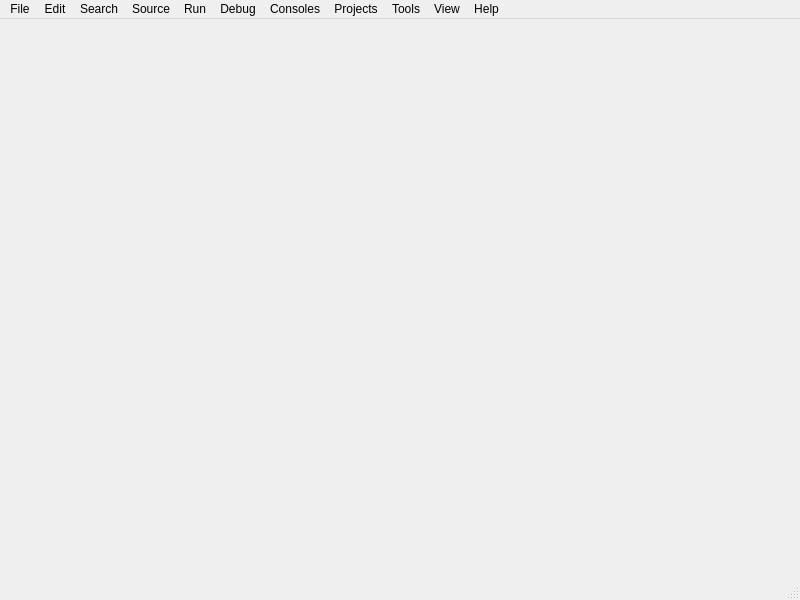
<?xml version="1.0" encoding="UTF-8"?>
<ui version="4.0">
 <class>MainWindow</class>
 <widget class="QMainWindow" name="MainWindow">
  <property name="geometry">
   <rect>
    <x>0</x>
    <y>0</y>
    <width>800</width>
    <height>600</height>
   </rect>
  </property>
  <property name="windowTitle">
   <string>MainWindow</string>
  </property>
  <widget class="QWidget" name="centralwidget"/>
  <widget class="QMenuBar" name="menubar">
   <property name="geometry">
    <rect>
     <x>0</x>
     <y>0</y>
     <width>800</width>
     <height>17</height>
    </rect>
   </property>
   <widget class="QMenu" name="menuFile">
    <property name="title">
     <string>File</string>
    </property>
    <addaction name="actionNew_File"/>
    <addaction name="separator"/>
    <addaction name="actionOpen"/>
    <addaction name="actionOpen_last_closed"/>
    <addaction name="actionOpen_Recent"/>
    <addaction name="separator"/>
    <addaction name="actionSave"/>
    <addaction name="actionSave_as"/>
    <addaction name="actionSave_as_2"/>
    <addaction name="actionSave_copy_as"/>
    <addaction name="actionRvert"/>
    <addaction name="separator"/>
    <addaction name="actionPrint_preview"/>
    <addaction name="actionPrint"/>
    <addaction name="separator"/>
    <addaction name="actionClose"/>
    <addaction name="actionClose_all"/>
    <addaction name="separator"/>
    <addaction name="actionFile_switcher"/>
    <addaction name="actionSymbol_Finder"/>
    <addaction name="separator"/>
    <addaction name="actionRestart"/>
    <addaction name="actionRestart_in_debug_mode"/>
    <addaction name="actionQuit"/>
   </widget>
   <widget class="QMenu" name="menuEdit">
    <property name="title">
     <string>Edit</string>
    </property>
    <addaction name="actionUndo"/>
    <addaction name="actionRedo"/>
    <addaction name="separator"/>
    <addaction name="actionCut"/>
    <addaction name="actionCopy"/>
    <addaction name="actionPaste"/>
    <addaction name="actionSelect_all"/>
    <addaction name="separator"/>
    <addaction name="actionCommont"/>
    <addaction name="actionAdd_Block_Comment"/>
    <addaction name="actionRemove_block_comment"/>
    <addaction name="separator"/>
    <addaction name="actionIndent"/>
    <addaction name="actionUnindent"/>
    <addaction name="separator"/>
    <addaction name="actionToggle_Uppercase"/>
    <addaction name="actionToggle_Lowercase"/>
   </widget>
   <widget class="QMenu" name="menuSearch">
    <property name="title">
     <string>Search</string>
    </property>
    <addaction name="actionFind_text"/>
    <addaction name="actionFind_next"/>
    <addaction name="actionFind_previous"/>
    <addaction name="actionReplace_text"/>
    <addaction name="actionGo_to_line"/>
    <addaction name="separator"/>
    <addaction name="actionFind_in_files"/>
   </widget>
   <widget class="QMenu" name="menuSource">
    <property name="title">
     <string>Source</string>
    </property>
    <addaction name="actionShow_blank_Spaces"/>
    <addaction name="actionScroll_past_the_end"/>
    <addaction name="actionShow_indent"/>
    <addaction name="actionShow_code_folding"/>
    <addaction name="actionShow_selecter"/>
    <addaction name="actionShow_code"/>
    <addaction name="actionShow_docstyle_warnings"/>
    <addaction name="actionUnderline_errors_and_warnings"/>
    <addaction name="separator"/>
    <addaction name="actionShow_todo_list"/>
    <addaction name="actionShow_warning_error_list"/>
    <addaction name="actionPrevious_warning_error"/>
    <addaction name="actionNext_warning_error"/>
    <addaction name="separator"/>
    <addaction name="actionLast"/>
    <addaction name="actionPrevious"/>
    <addaction name="actionFix_indentation"/>
    <addaction name="actionFormat_file"/>
    <addaction name="separator"/>
    <addaction name="actionRun_code"/>
   </widget>
   <widget class="QMenu" name="menuRun">
    <property name="title">
     <string>Run</string>
    </property>
    <addaction name="actionRun"/>
    <addaction name="actionRun_cell"/>
    <addaction name="actionRun_cell_and_advance"/>
    <addaction name="actionRe_run_last_cell"/>
    <addaction name="separator"/>
    <addaction name="actionRun_selection_or_current_line"/>
    <addaction name="actionRun_to_current_line"/>
    <addaction name="actionRun_from_current_line"/>
    <addaction name="actionRe_run_last_script"/>
    <addaction name="actionConfiguration_per_file"/>
    <addaction name="separator"/>
    <addaction name="actionRun_profiler"/>
   </widget>
   <widget class="QMenu" name="menuDebug">
    <property name="title">
     <string>Debug</string>
    </property>
    <addaction name="actionDebug"/>
    <addaction name="actionDebug_cell"/>
    <addaction name="actionStep"/>
    <addaction name="actionStep_into"/>
    <addaction name="actionStep_Return"/>
    <addaction name="actionContinue"/>
    <addaction name="actionStop"/>
    <addaction name="separator"/>
    <addaction name="actionSet_Clear_breakpoint"/>
    <addaction name="actionSet_Edit_conditional_breakpoint"/>
    <addaction name="actionClear_breakpoint_in_all_files"/>
    <addaction name="separator"/>
    <addaction name="actionList_breakpoint"/>
   </widget>
   <widget class="QMenu" name="menuConsoles">
    <property name="title">
     <string>Consoles</string>
    </property>
    <addaction name="actionNew_console_default_settings"/>
    <addaction name="actionSpecial_consoles"/>
    <addaction name="actionConnect_to_an_exiting_kernel"/>
    <addaction name="separator"/>
    <addaction name="actionInterrupt_kernel"/>
    <addaction name="actionRestart_kernel"/>
    <addaction name="actionRemove_all_variables"/>
   </widget>
   <widget class="QMenu" name="menuProjects">
    <property name="title">
     <string>Projects</string>
    </property>
    <addaction name="actionNew_Project"/>
    <addaction name="separator"/>
    <addaction name="actionOpen_Project"/>
    <addaction name="actionClose_Project"/>
    <addaction name="actionDelete_Project"/>
    <addaction name="separator"/>
    <addaction name="actionRecent_Projects"/>
   </widget>
   <widget class="QMenu" name="menuTOOLS">
    <property name="title">
     <string>Tools</string>
    </property>
    <addaction name="actionPYTHONPATH_manager"/>
    <addaction name="actionCurrent_user_environment_variables"/>
    <addaction name="actionPerferences"/>
    <addaction name="separator"/>
    <addaction name="actionReset_Spyder_to_factory_defaults"/>
   </widget>
   <widget class="QMenu" name="menuView">
    <property name="title">
     <string>View</string>
    </property>
    <addaction name="actionPanes"/>
    <addaction name="actionUnlock_panes_and_toolbars"/>
    <addaction name="actionClose_current_pane"/>
    <addaction name="actionMaximize_current_pane"/>
    <addaction name="separator"/>
    <addaction name="actionToolbars"/>
    <addaction name="actionHide_toolbars"/>
    <addaction name="separator"/>
    <addaction name="actionWindows_layouts"/>
    <addaction name="actionUse_next_layouts"/>
    <addaction name="actionUse_previous_layout"/>
    <addaction name="separator"/>
    <addaction name="actionFullscreen_mode"/>
   </widget>
   <widget class="QMenu" name="menuHelp">
    <property name="title">
     <string>Help</string>
    </property>
    <addaction name="actionShow_tour"/>
    <addaction name="actionSpyder_documentation"/>
    <addaction name="actionTutorial_videos"/>
    <addaction name="actionSpyder_tutorial"/>
    <addaction name="actionShortcuts_Summary"/>
    <addaction name="separator"/>
    <addaction name="actionTroubleshooting"/>
    <addaction name="actionReport_issue"/>
    <addaction name="actionDependdencies"/>
    <addaction name="actionCheck_for_updates"/>
    <addaction name="actionSpyder_support"/>
    <addaction name="separator"/>
    <addaction name="actionIPython_documentation"/>
    <addaction name="separator"/>
    <addaction name="actionAbout_Spyder"/>
   </widget>
   <addaction name="menuFile"/>
   <addaction name="menuEdit"/>
   <addaction name="menuSearch"/>
   <addaction name="menuSource"/>
   <addaction name="menuRun"/>
   <addaction name="menuDebug"/>
   <addaction name="menuConsoles"/>
   <addaction name="menuProjects"/>
   <addaction name="menuTOOLS"/>
   <addaction name="menuView"/>
   <addaction name="menuHelp"/>
  </widget>
  <widget class="QStatusBar" name="statusbar"/>
  <action name="actionNew_File">
   <property name="text">
    <string>New File...</string>
   </property>
  </action>
  <action name="actionOpen">
   <property name="text">
    <string>Open...</string>
   </property>
  </action>
  <action name="actionOpen_last_closed">
   <property name="text">
    <string>Open last closed</string>
   </property>
  </action>
  <action name="actionOpen_Recent">
   <property name="text">
    <string>Open Recent</string>
   </property>
  </action>
  <action name="actionSave">
   <property name="text">
    <string>Save</string>
   </property>
  </action>
  <action name="actionSave_as">
   <property name="text">
    <string>Save all</string>
   </property>
  </action>
  <action name="actionSave_as_2">
   <property name="text">
    <string>Save as...</string>
   </property>
  </action>
  <action name="actionSave_copy_as">
   <property name="text">
    <string>Save copy as...</string>
   </property>
  </action>
  <action name="actionRvert">
   <property name="text">
    <string>Rvert</string>
   </property>
  </action>
  <action name="actionPrint_preview">
   <property name="text">
    <string>Print preview...</string>
   </property>
  </action>
  <action name="actionPrint">
   <property name="text">
    <string>Print...</string>
   </property>
  </action>
  <action name="actionClose">
   <property name="text">
    <string>Close</string>
   </property>
  </action>
  <action name="actionClose_all">
   <property name="text">
    <string>Close all</string>
   </property>
  </action>
  <action name="actionFile_switcher">
   <property name="text">
    <string>File switcher...</string>
   </property>
  </action>
  <action name="actionSymbol_Finder">
   <property name="text">
    <string>Symbol Finder...</string>
   </property>
  </action>
  <action name="actionRestart">
   <property name="text">
    <string>Restart</string>
   </property>
  </action>
  <action name="actionRestart_in_debug_mode">
   <property name="text">
    <string>Restart in debug mode</string>
   </property>
  </action>
  <action name="actionQuit">
   <property name="text">
    <string>Quit</string>
   </property>
  </action>
  <action name="actionUndo">
   <property name="text">
    <string>Undo</string>
   </property>
  </action>
  <action name="actionRedo">
   <property name="text">
    <string>Redo</string>
   </property>
  </action>
  <action name="actionCut">
   <property name="text">
    <string>Cut</string>
   </property>
  </action>
  <action name="actionCopy">
   <property name="text">
    <string>Copy</string>
   </property>
  </action>
  <action name="actionPaste">
   <property name="text">
    <string>Paste</string>
   </property>
  </action>
  <action name="actionSelect_all">
   <property name="text">
    <string>Select all</string>
   </property>
  </action>
  <action name="actionCommont">
   <property name="text">
    <string>Commont/Uncomment</string>
   </property>
  </action>
  <action name="actionAdd_Block_Comment">
   <property name="text">
    <string>Add Block Comment</string>
   </property>
  </action>
  <action name="actionRemove_block_comment">
   <property name="text">
    <string>Remove block comment</string>
   </property>
  </action>
  <action name="actionIndent">
   <property name="text">
    <string>Indent</string>
   </property>
  </action>
  <action name="actionUnindent">
   <property name="text">
    <string>Unindent</string>
   </property>
  </action>
  <action name="actionToggle_Uppercase">
   <property name="text">
    <string>Toggle Uppercase</string>
   </property>
  </action>
  <action name="actionToggle_Lowercase">
   <property name="text">
    <string>Toggle Lowercase</string>
   </property>
  </action>
  <action name="actionFind_text">
   <property name="text">
    <string>Find text</string>
   </property>
  </action>
  <action name="actionFind_next">
   <property name="text">
    <string>Find next</string>
   </property>
  </action>
  <action name="actionFind_previous">
   <property name="text">
    <string>Find previous</string>
   </property>
  </action>
  <action name="actionReplace_text">
   <property name="text">
    <string>Replace text</string>
   </property>
  </action>
  <action name="actionGo_to_line">
   <property name="text">
    <string>Go to line...</string>
   </property>
  </action>
  <action name="actionFind_in_files">
   <property name="text">
    <string>Find in files</string>
   </property>
  </action>
  <action name="actionShow_blank_Spaces">
   <property name="text">
    <string>Show blank Spaces</string>
   </property>
  </action>
  <action name="actionScroll_past_the_end">
   <property name="text">
    <string>Scroll past the end</string>
   </property>
  </action>
  <action name="actionShow_indent">
   <property name="text">
    <string>Show indent guides</string>
   </property>
  </action>
  <action name="actionShow_code_folding">
   <property name="text">
    <string>Show code folding</string>
   </property>
  </action>
  <action name="actionShow_selecter">
   <property name="text">
    <string>Show selector for classes and functions</string>
   </property>
  </action>
  <action name="actionShow_code">
   <property name="text">
    <string>Show code style warnings</string>
   </property>
  </action>
  <action name="actionShow_docstyle_warnings">
   <property name="text">
    <string>Show docstyle warnings</string>
   </property>
  </action>
  <action name="actionUnderline_errors_and_warnings">
   <property name="text">
    <string>Underline errors and warnings</string>
   </property>
  </action>
  <action name="actionShow_todo_list">
   <property name="text">
    <string>Show todo list</string>
   </property>
  </action>
  <action name="actionShow_warning_error_list">
   <property name="text">
    <string>Show warning/error list</string>
   </property>
  </action>
  <action name="actionPrevious_warning_error">
   <property name="text">
    <string>Previous warning/error</string>
   </property>
  </action>
  <action name="actionNext_warning_error">
   <property name="text">
    <string>Next warning/error</string>
   </property>
  </action>
  <action name="actionLast">
   <property name="text">
    <string>Last edit location</string>
   </property>
  </action>
  <action name="actionPrevious">
   <property name="text">
    <string>Previous cursor position</string>
   </property>
  </action>
  <action name="actionFix_indentation">
   <property name="text">
    <string>Fix indentation</string>
   </property>
  </action>
  <action name="actionFormat_file">
   <property name="text">
    <string>Format file or selection with autopep8</string>
   </property>
  </action>
  <action name="actionRun_code">
   <property name="text">
    <string>Run code analysis</string>
   </property>
  </action>
  <action name="actionRun">
   <property name="text">
    <string>Run</string>
   </property>
  </action>
  <action name="actionRun_cell">
   <property name="text">
    <string>Run cell</string>
   </property>
  </action>
  <action name="actionRun_cell_and_advance">
   <property name="text">
    <string>Run cell and advance</string>
   </property>
  </action>
  <action name="actionRe_run_last_cell">
   <property name="text">
    <string>Re-run last cell</string>
   </property>
  </action>
  <action name="actionRun_selection_or_current_line">
   <property name="text">
    <string>Run selection or current line</string>
   </property>
  </action>
  <action name="actionRun_to_current_line">
   <property name="text">
    <string>Run to current line</string>
   </property>
  </action>
  <action name="actionRun_from_current_line">
   <property name="text">
    <string>Run from current line</string>
   </property>
  </action>
  <action name="actionRe_run_last_script">
   <property name="text">
    <string>Re-run last script</string>
   </property>
  </action>
  <action name="actionConfiguration_per_file">
   <property name="text">
    <string>Configuration per file...</string>
   </property>
  </action>
  <action name="actionRun_profiler">
   <property name="text">
    <string>Run profiler</string>
   </property>
  </action>
  <action name="actionDebug">
   <property name="text">
    <string>Debug</string>
   </property>
  </action>
  <action name="actionDebug_cell">
   <property name="text">
    <string>Debug cell</string>
   </property>
  </action>
  <action name="actionStep">
   <property name="text">
    <string>Step</string>
   </property>
  </action>
  <action name="actionStep_into">
   <property name="text">
    <string>Step into</string>
   </property>
  </action>
  <action name="actionStep_Return">
   <property name="text">
    <string>Step Return</string>
   </property>
  </action>
  <action name="actionContinue">
   <property name="text">
    <string>Continue</string>
   </property>
  </action>
  <action name="actionStop">
   <property name="text">
    <string>Stop</string>
   </property>
  </action>
  <action name="actionSet_Clear_breakpoint">
   <property name="text">
    <string>Set/Clear breakpoint</string>
   </property>
  </action>
  <action name="actionSet_Edit_conditional_breakpoint">
   <property name="text">
    <string>Set/Edit conditional breakpoint</string>
   </property>
  </action>
  <action name="actionClear_breakpoint_in_all_files">
   <property name="text">
    <string>Clear breakpoint in all files</string>
   </property>
  </action>
  <action name="actionList_breakpoint">
   <property name="text">
    <string>List breakpoints</string>
   </property>
  </action>
  <action name="actionNew_console_default_settings">
   <property name="text">
    <string>New console (default settings)</string>
   </property>
  </action>
  <action name="actionSpecial_consoles">
   <property name="text">
    <string>Special consoles</string>
   </property>
  </action>
  <action name="actionConnect_to_an_exiting_kernel">
   <property name="text">
    <string>Connect to an exiting kernel</string>
   </property>
  </action>
  <action name="actionInterrupt_kernel">
   <property name="text">
    <string>Interrupt kernel</string>
   </property>
  </action>
  <action name="actionRestart_kernel">
   <property name="text">
    <string>Restart kernel</string>
   </property>
  </action>
  <action name="actionRemove_all_variables">
   <property name="text">
    <string>Remove all variables</string>
   </property>
  </action>
  <action name="actionNew_Project">
   <property name="text">
    <string>New Project...</string>
   </property>
  </action>
  <action name="actionOpen_Prokect">
   <property name="text">
    <string>Open Prokect...</string>
   </property>
  </action>
  <action name="actionOpen_Project">
   <property name="text">
    <string>Open Project...</string>
   </property>
  </action>
  <action name="actionClose_Project">
   <property name="text">
    <string>Close Project...</string>
   </property>
  </action>
  <action name="actionDelete_Project">
   <property name="text">
    <string>Delete Project...</string>
   </property>
  </action>
  <action name="actionRecent_Projects">
   <property name="text">
    <string>Recent Projects</string>
   </property>
  </action>
  <action name="actionPYTHONPATH_manager">
   <property name="text">
    <string>PYTHONPATH manager</string>
   </property>
  </action>
  <action name="actionCurrent_user_environment_variables">
   <property name="text">
    <string>Current user environment variables...</string>
   </property>
  </action>
  <action name="actionPerferences">
   <property name="text">
    <string>Perferences</string>
   </property>
  </action>
  <action name="actionReset_Spyder_to_factory_defaults">
   <property name="text">
    <string>Reset Spyder to factory defaults</string>
   </property>
  </action>
  <action name="actionPanes">
   <property name="text">
    <string>Panes</string>
   </property>
  </action>
  <action name="actionUnlock_panes_and_toolbars">
   <property name="text">
    <string>Unlock panes and toolbars</string>
   </property>
  </action>
  <action name="actionClose_current_pane">
   <property name="text">
    <string>Close current pane</string>
   </property>
  </action>
  <action name="actionMaximize_current_pane">
   <property name="text">
    <string>Maximize current pane</string>
   </property>
  </action>
  <action name="actionToolbars">
   <property name="text">
    <string>Toolbars</string>
   </property>
  </action>
  <action name="actionHide_toolbars">
   <property name="text">
    <string>Hide toolbars</string>
   </property>
  </action>
  <action name="actionWindows_layouts">
   <property name="text">
    <string>Windows layouts</string>
   </property>
  </action>
  <action name="actionUse_next_layouts">
   <property name="text">
    <string>Use next layouts</string>
   </property>
  </action>
  <action name="actionUse_previous_layout">
   <property name="text">
    <string>Use previous layout</string>
   </property>
  </action>
  <action name="actionFullscreen_mode">
   <property name="text">
    <string>Fullscreen mode</string>
   </property>
  </action>
  <action name="actionShow_tour">
   <property name="text">
    <string>Show tour</string>
   </property>
  </action>
  <action name="actionSpyder_documentation">
   <property name="text">
    <string>Spyder documentation</string>
   </property>
  </action>
  <action name="actionTutorial_videos">
   <property name="text">
    <string>Tutorial videos</string>
   </property>
  </action>
  <action name="actionSpyder_tutorial">
   <property name="text">
    <string>Spyder tutorial</string>
   </property>
  </action>
  <action name="actionShortcuts_Summary">
   <property name="text">
    <string>Shortcuts Summary</string>
   </property>
  </action>
  <action name="actionTroubleshooting">
   <property name="text">
    <string>Troubleshooting</string>
   </property>
  </action>
  <action name="actionReport_issue">
   <property name="text">
    <string>Report issue...</string>
   </property>
  </action>
  <action name="actionDependdencies">
   <property name="text">
    <string>Dependdencies...</string>
   </property>
  </action>
  <action name="actionCheck_for_updates">
   <property name="text">
    <string>Check for updates...</string>
   </property>
  </action>
  <action name="actionSpyder_support">
   <property name="text">
    <string>Spyder support...</string>
   </property>
  </action>
  <action name="actionIPython_documentation">
   <property name="text">
    <string>IPython documentation</string>
   </property>
  </action>
  <action name="actionAbout_Spyder">
   <property name="text">
    <string>About Spyder...</string>
   </property>
  </action>
 </widget>
 <resources/>
 <connections/>
</ui>
